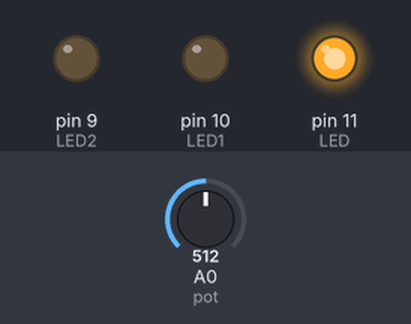
Bench run of a sketch on a simulated Arduino Uno, built with avr-gcc and run on an emulated ATmega328P. Shown: output pins drawn as LEDs (lit = HIGH). The inputs (shaded band) are chosen by the test bench; at power-on: A0 (pot) = 512.

Above: at 0.05 s.
At 1.0 s:
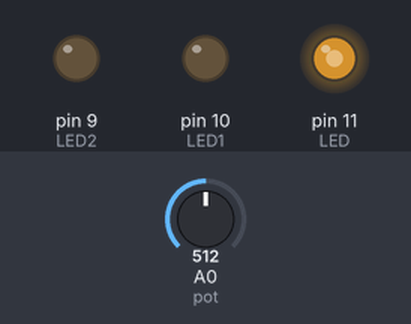
At 1.95 s:
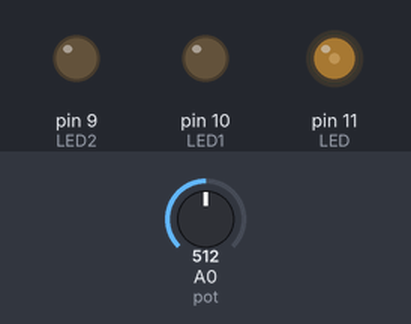
At 3.9 s:
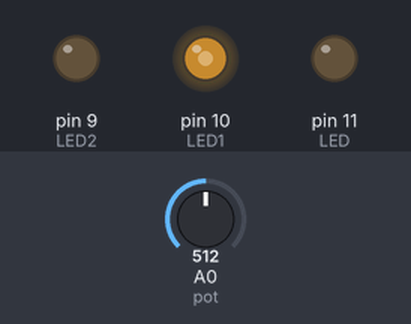
At 5.85 s:
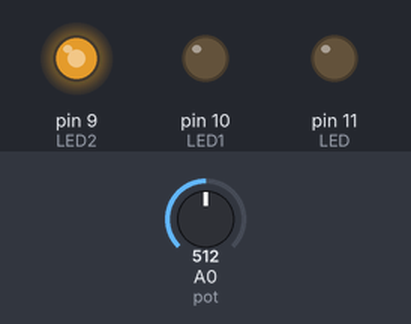
At 7.8 s:
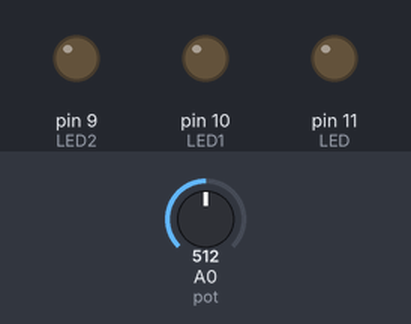
Timing chart, 0 to 10.1 s (numbered marks = the images above):
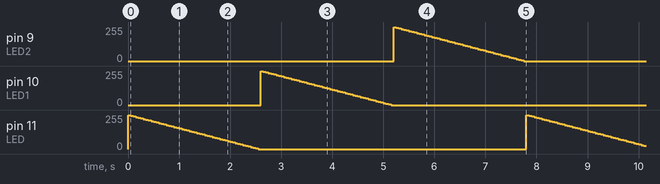

Measured:
- by itself, pin 9 (LED2), pin 10 (LED1), pin 11 (LED): ramps from 255/255 to 0/255 and jumps back, once every 7.8 s

The sketch:

FADINGLEDRunning.ino
```cpp
int LED=11;
int LED1=10;
int LED2=9;
int pot=A0;
int data;
int i;

void setup(){
pinMode(LED,OUTPUT);
pinMode(LED1,OUTPUT);
pinMode(LED2,OUTPUT);
}

void loop(){

  data=analogRead(pot);
  data=data/4;
  for (i=255; i>=0; i-=5){
	analogWrite(LED,i);
  analogWrite(LED,i);
 	analogWrite(LED,i);
  delay(50);
 }
 for (i=255; i>=0; i-=5){
	analogWrite(LED1,i);
  analogWrite(LED1,i);
 	analogWrite(LED1,i);
  delay(50);
 }
 for (i=255; i>=0; i-=5){
	analogWrite(LED2,i);
  analogWrite(LED2,i);
 	analogWrite(LED2,i);
  delay(50);
 }
}
```
